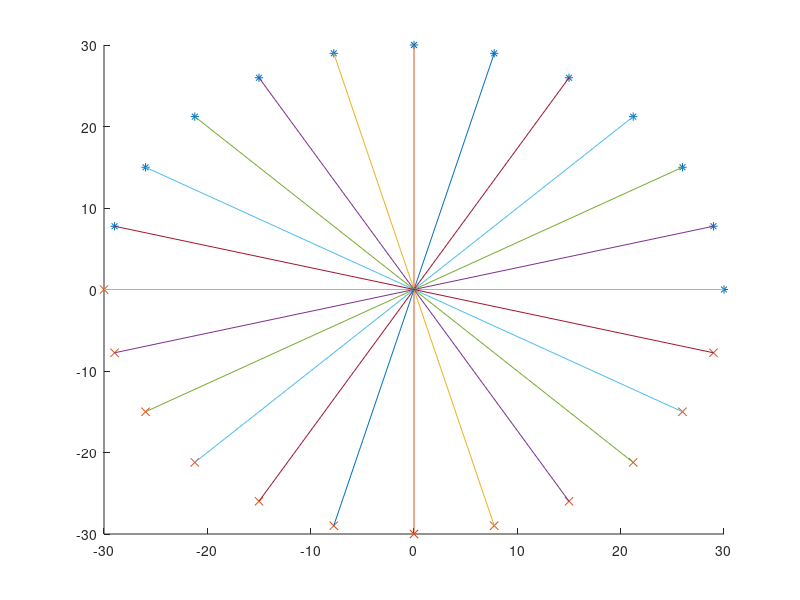

This chart was generated by the following MATLAB code:

%plot existing discrete obstacle map
load polygObst2


hold on

for i=1:12
    theta=(i-1)/12*pi;
    startPos(i,:)=[30*cos(theta) 30*sin(theta)];
    theta=theta+pi;
    goalPos(i,:)=[30*cos(theta) 30*sin(theta)];
end



plot(startPos(:,1),startPos(:,2),'*');
plot(goalPos(:,1),goalPos(:,2),'x');
%plot(customerPos(:,1),customerPos(:,2),'o');

for i=1:length(startPos)
    plot([startPos(i,1) goalPos(i,1)],[startPos(i,2) goalPos(i,2)]);
end

hold off

%creating new maps
% figure
% plot([0 100 100 0 0],[0 0 100 100 0])
% 
% [x,y,button] = ginput();
% startPos=[30 70];
% goalPos=[80 30];

save('polygObst2','startPos','goalPos')

print -deps2 polygonalMap2.eps












